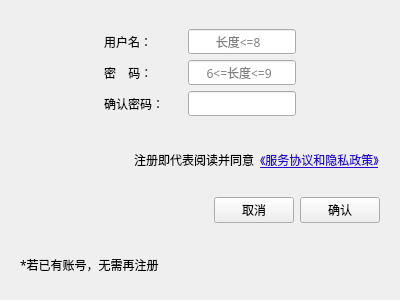
<?xml version="1.0" encoding="UTF-8"?>
<ui version="4.0">
 <class>regis</class>
 <widget class="QWidget" name="regis">
  <property name="enabled">
   <bool>true</bool>
  </property>
  <property name="geometry">
   <rect>
    <x>0</x>
    <y>0</y>
    <width>400</width>
    <height>300</height>
   </rect>
  </property>
  <property name="sizePolicy">
   <sizepolicy hsizetype="Fixed" vsizetype="Fixed">
    <horstretch>0</horstretch>
    <verstretch>0</verstretch>
   </sizepolicy>
  </property>
  <property name="minimumSize">
   <size>
    <width>400</width>
    <height>300</height>
   </size>
  </property>
  <property name="maximumSize">
   <size>
    <width>400</width>
    <height>300</height>
   </size>
  </property>
  <property name="windowTitle">
   <string>注册信息</string>
  </property>
  <property name="windowIcon">
   <iconset resource="res.qrc">
    <normaloff>:/my_app_ico.ico</normaloff>:/my_app_ico.ico</iconset>
  </property>
  <layout class="QVBoxLayout" name="verticalLayout_5">
   <item>
    <widget class="QWidget" name="widget_4" native="true">
     <layout class="QHBoxLayout" name="horizontalLayout_2">
      <item>
       <spacer name="horizontalSpacer_6">
        <property name="orientation">
         <enum>Qt::Horizontal</enum>
        </property>
        <property name="sizeHint" stdset="0">
         <size>
          <width>40</width>
          <height>20</height>
         </size>
        </property>
       </spacer>
      </item>
      <item>
       <widget class="QWidget" name="widget_2" native="true">
        <property name="font">
         <font>
          <family>华文细黑</family>
         </font>
        </property>
        <layout class="QVBoxLayout" name="verticalLayout_2">
         <item>
          <widget class="QLabel" name="label_name">
           <property name="font">
            <font>
             <family>华文细黑</family>
            </font>
           </property>
           <property name="text">
            <string>用户名：</string>
           </property>
          </widget>
         </item>
         <item>
          <widget class="QLabel" name="label_password">
           <property name="font">
            <font>
             <family>华文细黑</family>
            </font>
           </property>
           <property name="text">
            <string>密    码：</string>
           </property>
          </widget>
         </item>
         <item>
          <widget class="QLabel" name="label_password_2">
           <property name="text">
            <string>确认密码：</string>
           </property>
          </widget>
         </item>
        </layout>
       </widget>
      </item>
      <item>
       <widget class="QWidget" name="widget_3" native="true">
        <layout class="QVBoxLayout" name="verticalLayout">
         <item>
          <widget class="QLineEdit" name="lineEdit_name">
           <property name="font">
            <font>
             <family>Arial Unicode MS</family>
            </font>
           </property>
           <property name="maxLength">
            <number>8</number>
           </property>
           <property name="placeholderText">
            <string>        长度&lt;=8</string>
           </property>
          </widget>
         </item>
         <item>
          <widget class="QLineEdit" name="lineEdit_password">
           <property name="font">
            <font>
             <family>Arial Unicode MS</family>
            </font>
           </property>
           <property name="maxLength">
            <number>9</number>
           </property>
           <property name="echoMode">
            <enum>QLineEdit::Password</enum>
           </property>
           <property name="placeholderText">
            <string>     6&lt;=长度&lt;=9</string>
           </property>
          </widget>
         </item>
         <item>
          <widget class="QLineEdit" name="lineEdit_password_2">
           <property name="font">
            <font>
             <family>Arial Unicode MS</family>
            </font>
           </property>
           <property name="text">
            <string/>
           </property>
           <property name="maxLength">
            <number>9</number>
           </property>
           <property name="echoMode">
            <enum>QLineEdit::Password</enum>
           </property>
           <property name="placeholderText">
            <string/>
           </property>
          </widget>
         </item>
        </layout>
       </widget>
      </item>
      <item>
       <spacer name="horizontalSpacer_4">
        <property name="orientation">
         <enum>Qt::Horizontal</enum>
        </property>
        <property name="sizeHint" stdset="0">
         <size>
          <width>40</width>
          <height>20</height>
         </size>
        </property>
       </spacer>
      </item>
     </layout>
    </widget>
   </item>
   <item>
    <widget class="QWidget" name="widget_6" native="true">
     <property name="maximumSize">
      <size>
       <width>16777215</width>
       <height>40</height>
      </size>
     </property>
     <layout class="QHBoxLayout" name="horizontalLayout_3">
      <item>
       <spacer name="horizontalSpacer_2">
        <property name="orientation">
         <enum>Qt::Horizontal</enum>
        </property>
        <property name="sizeHint" stdset="0">
         <size>
          <width>40</width>
          <height>20</height>
         </size>
        </property>
       </spacer>
      </item>
      <item>
       <widget class="QLabel" name="label_2">
        <property name="font">
         <font>
          <family>华文细黑</family>
         </font>
        </property>
        <property name="text">
         <string>注册即代表阅读并同意</string>
        </property>
       </widget>
      </item>
      <item>
       <widget class="QLabel" name="label_service">
        <property name="sizePolicy">
         <sizepolicy hsizetype="Fixed" vsizetype="Fixed">
          <horstretch>0</horstretch>
          <verstretch>0</verstretch>
         </sizepolicy>
        </property>
        <property name="palette">
         <palette>
          <active>
           <colorrole role="WindowText">
            <brush brushstyle="SolidPattern">
             <color alpha="255">
              <red>38</red>
              <green>9</green>
              <blue>200</blue>
             </color>
            </brush>
           </colorrole>
           <colorrole role="Button">
            <brush brushstyle="SolidPattern">
             <color alpha="255">
              <red>170</red>
              <green>0</green>
              <blue>0</blue>
             </color>
            </brush>
           </colorrole>
           <colorrole role="Light">
            <brush brushstyle="SolidPattern">
             <color alpha="255">
              <red>255</red>
              <green>0</green>
              <blue>0</blue>
             </color>
            </brush>
           </colorrole>
           <colorrole role="Midlight">
            <brush brushstyle="SolidPattern">
             <color alpha="255">
              <red>212</red>
              <green>0</green>
              <blue>0</blue>
             </color>
            </brush>
           </colorrole>
           <colorrole role="Dark">
            <brush brushstyle="SolidPattern">
             <color alpha="255">
              <red>85</red>
              <green>0</green>
              <blue>0</blue>
             </color>
            </brush>
           </colorrole>
           <colorrole role="Mid">
            <brush brushstyle="SolidPattern">
             <color alpha="255">
              <red>113</red>
              <green>0</green>
              <blue>0</blue>
             </color>
            </brush>
           </colorrole>
           <colorrole role="Text">
            <brush brushstyle="SolidPattern">
             <color alpha="255">
              <red>0</red>
              <green>0</green>
              <blue>0</blue>
             </color>
            </brush>
           </colorrole>
           <colorrole role="BrightText">
            <brush brushstyle="SolidPattern">
             <color alpha="255">
              <red>255</red>
              <green>255</green>
              <blue>255</blue>
             </color>
            </brush>
           </colorrole>
           <colorrole role="ButtonText">
            <brush brushstyle="SolidPattern">
             <color alpha="255">
              <red>0</red>
              <green>0</green>
              <blue>0</blue>
             </color>
            </brush>
           </colorrole>
           <colorrole role="Base">
            <brush brushstyle="SolidPattern">
             <color alpha="255">
              <red>255</red>
              <green>255</green>
              <blue>255</blue>
             </color>
            </brush>
           </colorrole>
           <colorrole role="Window">
            <brush brushstyle="SolidPattern">
             <color alpha="255">
              <red>170</red>
              <green>0</green>
              <blue>0</blue>
             </color>
            </brush>
           </colorrole>
           <colorrole role="Shadow">
            <brush brushstyle="SolidPattern">
             <color alpha="255">
              <red>0</red>
              <green>0</green>
              <blue>0</blue>
             </color>
            </brush>
           </colorrole>
           <colorrole role="AlternateBase">
            <brush brushstyle="SolidPattern">
             <color alpha="255">
              <red>212</red>
              <green>127</green>
              <blue>127</blue>
             </color>
            </brush>
           </colorrole>
           <colorrole role="ToolTipBase">
            <brush brushstyle="SolidPattern">
             <color alpha="255">
              <red>255</red>
              <green>255</green>
              <blue>220</blue>
             </color>
            </brush>
           </colorrole>
           <colorrole role="ToolTipText">
            <brush brushstyle="SolidPattern">
             <color alpha="255">
              <red>0</red>
              <green>0</green>
              <blue>0</blue>
             </color>
            </brush>
           </colorrole>
           <colorrole role="PlaceholderText">
            <brush brushstyle="SolidPattern">
             <color alpha="128">
              <red>0</red>
              <green>0</green>
              <blue>0</blue>
             </color>
            </brush>
           </colorrole>
          </active>
          <inactive>
           <colorrole role="WindowText">
            <brush brushstyle="SolidPattern">
             <color alpha="255">
              <red>38</red>
              <green>9</green>
              <blue>200</blue>
             </color>
            </brush>
           </colorrole>
           <colorrole role="Button">
            <brush brushstyle="SolidPattern">
             <color alpha="255">
              <red>170</red>
              <green>0</green>
              <blue>0</blue>
             </color>
            </brush>
           </colorrole>
           <colorrole role="Light">
            <brush brushstyle="SolidPattern">
             <color alpha="255">
              <red>255</red>
              <green>0</green>
              <blue>0</blue>
             </color>
            </brush>
           </colorrole>
           <colorrole role="Midlight">
            <brush brushstyle="SolidPattern">
             <color alpha="255">
              <red>212</red>
              <green>0</green>
              <blue>0</blue>
             </color>
            </brush>
           </colorrole>
           <colorrole role="Dark">
            <brush brushstyle="SolidPattern">
             <color alpha="255">
              <red>85</red>
              <green>0</green>
              <blue>0</blue>
             </color>
            </brush>
           </colorrole>
           <colorrole role="Mid">
            <brush brushstyle="SolidPattern">
             <color alpha="255">
              <red>113</red>
              <green>0</green>
              <blue>0</blue>
             </color>
            </brush>
           </colorrole>
           <colorrole role="Text">
            <brush brushstyle="SolidPattern">
             <color alpha="255">
              <red>0</red>
              <green>0</green>
              <blue>0</blue>
             </color>
            </brush>
           </colorrole>
           <colorrole role="BrightText">
            <brush brushstyle="SolidPattern">
             <color alpha="255">
              <red>255</red>
              <green>255</green>
              <blue>255</blue>
             </color>
            </brush>
           </colorrole>
           <colorrole role="ButtonText">
            <brush brushstyle="SolidPattern">
             <color alpha="255">
              <red>0</red>
              <green>0</green>
              <blue>0</blue>
             </color>
            </brush>
           </colorrole>
           <colorrole role="Base">
            <brush brushstyle="SolidPattern">
             <color alpha="255">
              <red>255</red>
              <green>255</green>
              <blue>255</blue>
             </color>
            </brush>
           </colorrole>
           <colorrole role="Window">
            <brush brushstyle="SolidPattern">
             <color alpha="255">
              <red>170</red>
              <green>0</green>
              <blue>0</blue>
             </color>
            </brush>
           </colorrole>
           <colorrole role="Shadow">
            <brush brushstyle="SolidPattern">
             <color alpha="255">
              <red>0</red>
              <green>0</green>
              <blue>0</blue>
             </color>
            </brush>
           </colorrole>
           <colorrole role="AlternateBase">
            <brush brushstyle="SolidPattern">
             <color alpha="255">
              <red>212</red>
              <green>127</green>
              <blue>127</blue>
             </color>
            </brush>
           </colorrole>
           <colorrole role="ToolTipBase">
            <brush brushstyle="SolidPattern">
             <color alpha="255">
              <red>255</red>
              <green>255</green>
              <blue>220</blue>
             </color>
            </brush>
           </colorrole>
           <colorrole role="ToolTipText">
            <brush brushstyle="SolidPattern">
             <color alpha="255">
              <red>0</red>
              <green>0</green>
              <blue>0</blue>
             </color>
            </brush>
           </colorrole>
           <colorrole role="PlaceholderText">
            <brush brushstyle="SolidPattern">
             <color alpha="128">
              <red>0</red>
              <green>0</green>
              <blue>0</blue>
             </color>
            </brush>
           </colorrole>
          </inactive>
          <disabled>
           <colorrole role="WindowText">
            <brush brushstyle="SolidPattern">
             <color alpha="85">
              <red>0</red>
              <green>0</green>
              <blue>0</blue>
             </color>
            </brush>
           </colorrole>
           <colorrole role="Button">
            <brush brushstyle="SolidPattern">
             <color alpha="255">
              <red>170</red>
              <green>0</green>
              <blue>0</blue>
             </color>
            </brush>
           </colorrole>
           <colorrole role="Light">
            <brush brushstyle="SolidPattern">
             <color alpha="255">
              <red>255</red>
              <green>0</green>
              <blue>0</blue>
             </color>
            </brush>
           </colorrole>
           <colorrole role="Midlight">
            <brush brushstyle="SolidPattern">
             <color alpha="255">
              <red>212</red>
              <green>0</green>
              <blue>0</blue>
             </color>
            </brush>
           </colorrole>
           <colorrole role="Dark">
            <brush brushstyle="SolidPattern">
             <color alpha="255">
              <red>85</red>
              <green>0</green>
              <blue>0</blue>
             </color>
            </brush>
           </colorrole>
           <colorrole role="Mid">
            <brush brushstyle="SolidPattern">
             <color alpha="255">
              <red>113</red>
              <green>0</green>
              <blue>0</blue>
             </color>
            </brush>
           </colorrole>
           <colorrole role="Text">
            <brush brushstyle="SolidPattern">
             <color alpha="255">
              <red>85</red>
              <green>0</green>
              <blue>0</blue>
             </color>
            </brush>
           </colorrole>
           <colorrole role="BrightText">
            <brush brushstyle="SolidPattern">
             <color alpha="255">
              <red>255</red>
              <green>255</green>
              <blue>255</blue>
             </color>
            </brush>
           </colorrole>
           <colorrole role="ButtonText">
            <brush brushstyle="SolidPattern">
             <color alpha="255">
              <red>85</red>
              <green>0</green>
              <blue>0</blue>
             </color>
            </brush>
           </colorrole>
           <colorrole role="Base">
            <brush brushstyle="SolidPattern">
             <color alpha="255">
              <red>170</red>
              <green>0</green>
              <blue>0</blue>
             </color>
            </brush>
           </colorrole>
           <colorrole role="Window">
            <brush brushstyle="SolidPattern">
             <color alpha="255">
              <red>170</red>
              <green>0</green>
              <blue>0</blue>
             </color>
            </brush>
           </colorrole>
           <colorrole role="Shadow">
            <brush brushstyle="SolidPattern">
             <color alpha="255">
              <red>0</red>
              <green>0</green>
              <blue>0</blue>
             </color>
            </brush>
           </colorrole>
           <colorrole role="AlternateBase">
            <brush brushstyle="SolidPattern">
             <color alpha="255">
              <red>170</red>
              <green>0</green>
              <blue>0</blue>
             </color>
            </brush>
           </colorrole>
           <colorrole role="ToolTipBase">
            <brush brushstyle="SolidPattern">
             <color alpha="255">
              <red>255</red>
              <green>255</green>
              <blue>220</blue>
             </color>
            </brush>
           </colorrole>
           <colorrole role="ToolTipText">
            <brush brushstyle="SolidPattern">
             <color alpha="255">
              <red>0</red>
              <green>0</green>
              <blue>0</blue>
             </color>
            </brush>
           </colorrole>
           <colorrole role="PlaceholderText">
            <brush brushstyle="SolidPattern">
             <color alpha="128">
              <red>0</red>
              <green>0</green>
              <blue>0</blue>
             </color>
            </brush>
           </colorrole>
          </disabled>
         </palette>
        </property>
        <property name="font">
         <font>
          <family>华文细黑</family>
          <underline>true</underline>
         </font>
        </property>
        <property name="text">
         <string>《服务协议和隐私政策》</string>
        </property>
       </widget>
      </item>
     </layout>
    </widget>
   </item>
   <item>
    <widget class="QWidget" name="widget" native="true">
     <layout class="QHBoxLayout" name="horizontalLayout">
      <item>
       <spacer name="horizontalSpacer">
        <property name="orientation">
         <enum>Qt::Horizontal</enum>
        </property>
        <property name="sizeHint" stdset="0">
         <size>
          <width>40</width>
          <height>20</height>
         </size>
        </property>
       </spacer>
      </item>
      <item>
       <widget class="QPushButton" name="btn_close">
        <property name="font">
         <font>
          <family>华文细黑</family>
         </font>
        </property>
        <property name="text">
         <string>取消</string>
        </property>
       </widget>
      </item>
      <item>
       <widget class="QPushButton" name="btn_accept">
        <property name="font">
         <font>
          <family>华文细黑</family>
         </font>
        </property>
        <property name="text">
         <string>确认</string>
        </property>
       </widget>
      </item>
     </layout>
    </widget>
   </item>
   <item>
    <widget class="QWidget" name="widget_5" native="true">
     <property name="font">
      <font>
       <family>华文细黑</family>
      </font>
     </property>
     <layout class="QHBoxLayout" name="horizontalLayout_4">
      <item>
       <widget class="QLabel" name="label">
        <property name="maximumSize">
         <size>
          <width>16777215</width>
          <height>30</height>
         </size>
        </property>
        <property name="text">
         <string>*若已有账号，无需再注册</string>
        </property>
       </widget>
      </item>
     </layout>
    </widget>
   </item>
  </layout>
 </widget>
 <resources>
  <include location="res.qrc"/>
 </resources>
 <connections/>
</ui>
